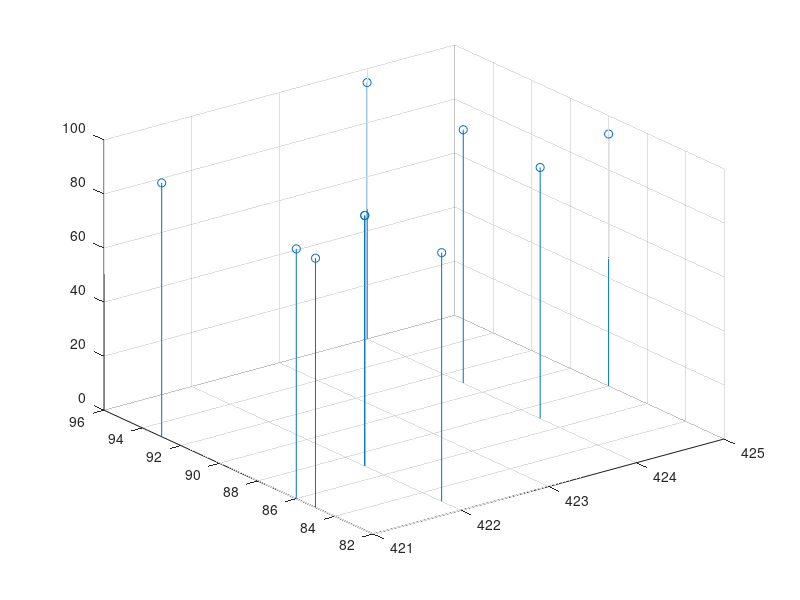
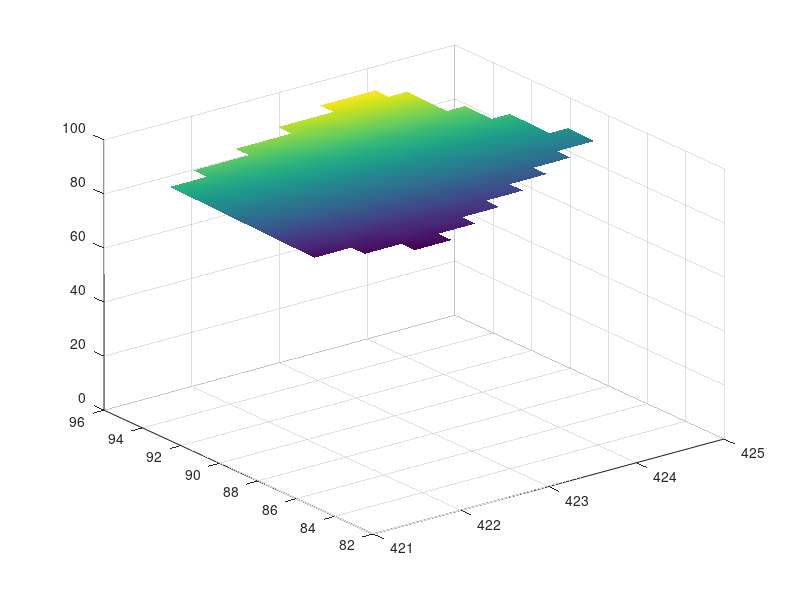

MATLAB code for these plots, in order:
x = [422   424   424   422   422  421   421   425   421    424];
y = [87   96   87   87   83    93    85   88    86   91];
z = [92.73  94.88  92.92  92.73  92.04  93.92  92.24  93.23  92.42  93.78];
figure(1)
stem3(x, y, z)
grid on
xv = linspace(min(x), max(x), 20);
yv = linspace(min(y), max(y), 20);
[X,Y] = meshgrid(xv, yv);
Z = griddata(x,y,z,X,Y);
figure(2)
surf(X, Y, Z);
grid on
set(gca, 'ZLim',[0 100])
shading interp